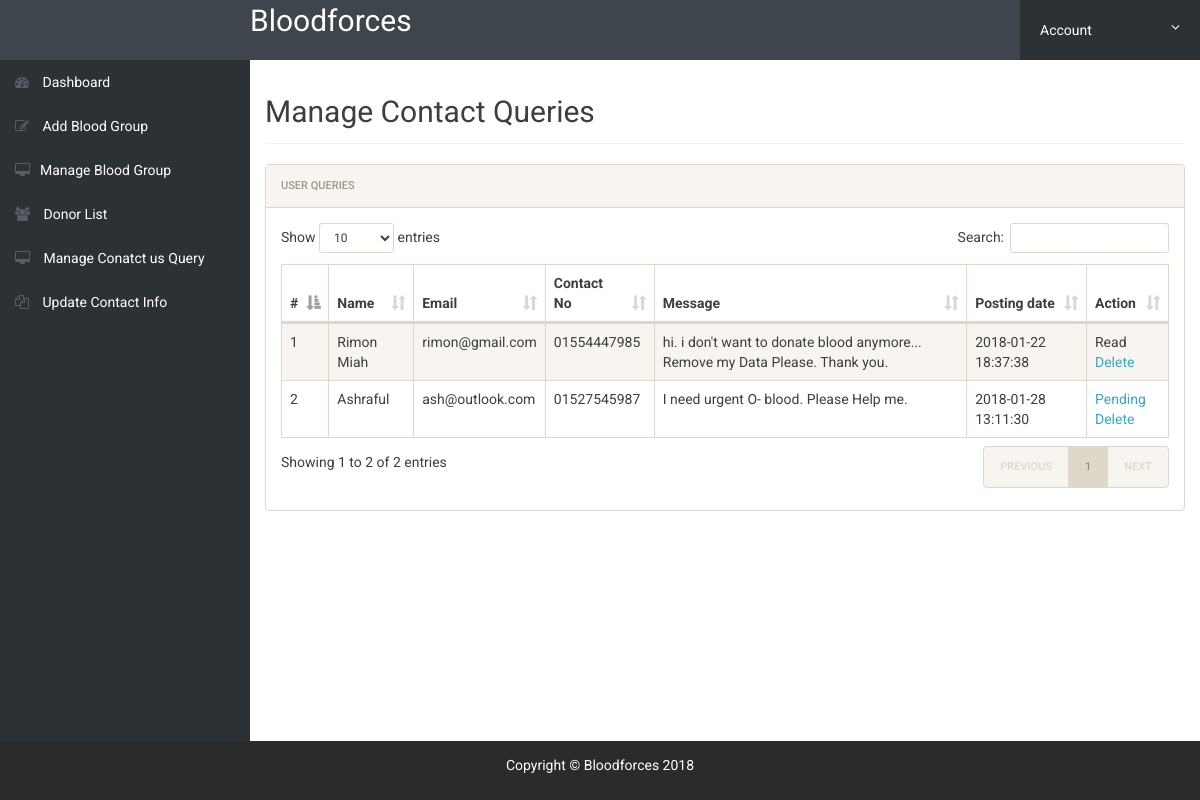
/admin/manage-conactusquery.php (signed in), run on the app's committed database.
### tables this page shows
CREATE TABLE `tblcontactusquery` (
  `id` int(11) NOT NULL,
  `name` varchar(100) DEFAULT NULL,
  `EmailId` varchar(120) DEFAULT NULL,
  `ContactNumber` char(11) DEFAULT NULL,
  `Message` longtext,
  `PostingDate` timestamp NOT NULL DEFAULT CURRENT_TIMESTAMP,
  `status` int(11) DEFAULT NULL
);

### admin/manage-conactusquery.php (the view, shortened to what this page needs)
<?php
	include('includes/config.php');
	if(strlen($_SESSION['alogin'])==0)
		{
	header('location:../index.php');
	}
	else{
 ?>
<!doctype html>
<html lang="en" class="no-js">
<head>
	<link rel="stylesheet" href="css/font-awesome.min.css">
	<link rel="stylesheet" href="css/bootstrap.min.css">
	<link rel="stylesheet" href="css/dataTables.bootstrap.min.css">
	<link rel="stylesheet" href="css/bootstrap-social.css">
	<link rel="stylesheet" href="css/bootstrap-select.css">
	<link rel="stylesheet" href="css/fileinput.min.css">
	<link rel="stylesheet" href="css/awesome-bootstrap-checkbox.css">
	<link rel="stylesheet" href="css/style.css">
</head>
<body>
	<?php include('includes/header.php');?>
	<div class="ts-main-content">
		<?php include('includes/leftbar.php');?>
		<div class="content-wrapper">
			<div class="container-fluid">
				<div class="row">
					<div class="col-md-12">
						<h2 class="page-title">Manage Contact Queries</h2>
						<div class="panel panel-default">
							<div class="panel-heading">User queries</div>
							<div class="panel-body">
								<table id="zctb" class="display table table-striped table-bordered table-hover" cellspacing="0" width="100%">
									<thead>
										<tr>
										<th>#</th>
											<th>Name</th>
											<th>Email</th>
											<th>Contact No</th>
											<th>Message</th>
											<th>Posting date</th>
											<th>Action</th>
										</tr>
									</thead>
									<tbody>
									<?php $sql = "SELECT * from  tblcontactusquery ";
$query = $dbh -> prepare($sql);
$query->execute();
$results=$query->fetchAll(PDO::FETCH_OBJ);
$cnt=1;
if($query->rowCount() > 0)
{
foreach($results as $result)
{				?>
										<tr>
											<td><?php echo htmlentities($cnt);?></td>
											<td><?php echo htmlentities($result->name);?></td>
											<td><?php echo htmlentities($result->EmailId);?></td>
											<td><?php echo htmlentities($result->ContactNumber);?></td>
											<td><?php echo htmlentities($result->Message);?></td>
											<td><?php echo htmlentities($result->PostingDate);?></td>
																<?php if($result->status==1)
{
	?><td>Read<br />
		<a href="manage-conactusquery.php?del=<?php echo htmlentities($result->id);?>" onclick="return confirm('Do you really want to delete')" >Delete</a></td>
<?php } else {?>
<td><a href="manage-conactusquery.php?eid=<?php echo htmlentities($result->id);?>" onclick="return confirm('Do you really want to read')" >Pending</a><br />
	<a href="manage-conactusquery.php?eid=<?php echo htmlentities($result->id);?>" onclick="return confirm('Do you really want to delete')" >Delete</a>
</td>
<?php } ?>
										</tr>
										<?php $cnt=$cnt+1; }} ?>
									</tbody>
								</table>
							</div>
						</div>
					</div>
				</div>
			</div>
		</div>
		<div class="content-wrapper">
		</div>
	</div>
  <?php include('includes/footer.php');?>
</body>
</html>
<?php } ?>

### admin/css/style.css (style rules this page uses)
html { font-size: 14px; }
@media only screen and (min-width: 480px) { html { font-size: 17px; } }
@media only screen and (min-width: 768px) { html { font-size: 14px; } }
body { font-size: 1em; }
a { color: #37a6c4; }
.panel { overflow: hidden; }
.page-title { padding-bottom: 15px; margin-bottom: 20px; border-bottom: 1px solid #f0f0f0; }
.ts-main-content .content-wrapper { padding-top: 15px; margin-top: 60px; }
@media only screen and (min-width: 992px) { .ts-main-content .content-wrapper { margin-left: 250px; } }

### data on the page
tblcontactusquery: name "Rimon Miah", EmailId "rimon@gmail.com", ContactNumber "01554447985", Message "hi. i don't want to donate blood anymore... Remove my Data Please. Thank you.", PostingDate "2018-01-22 18:37:38"
tblcontactusquery: name "Ashraful", EmailId "ash@outlook.com", ContactNumber "01527545987", Message "I need urgent O- blood. Please Help me.", PostingDate "2018-01-28 13:11:30"
